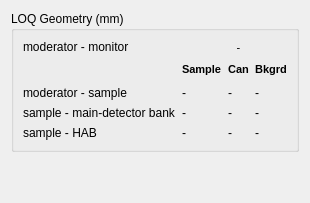
          <widget class="QWidget" name="page_3">
           <layout class="QGridLayout" name="gridLayout_6">
            <item row="0" column="0">
             <widget class="QGroupBox" name="loq_geometry">
              <property name="title">
               <string>LOQ Geometry (mm)</string>
              </property>
              <property name="checkable">
               <bool>false</bool>
              </property>
              <layout class="QGridLayout" name="gridLayout_7">
               <item row="1" column="0">
                <spacer name="horizontalSpacer_22">
                 <property name="orientation">
                  <enum>Qt::Horizontal</enum>
                 </property>
                 <property name="sizeType">
                  <enum>QSizePolicy::Fixed</enum>
                 </property>
                 <property name="sizeHint" stdset="0">
                  <size>
                   <width>140</width>
                   <height>20</height>
                  </size>
                 </property>
                </spacer>
               </item>
               <item row="1" column="1">
                <widget class="QLabel" name="label_52">
                 <property name="text">
                  <string>&lt;!DOCTYPE HTML PUBLIC &quot;-//W3C//DTD HTML 4.0//EN&quot; &quot;http://www.w3.org/TR/REC-html40/strict.dtd&quot;&gt;
&lt;html&gt;&lt;head&gt;&lt;meta name=&quot;qrichtext&quot; content=&quot;1&quot; /&gt;&lt;style type=&quot;text/css&quot;&gt;
p, li { white-space: pre-wrap; }
&lt;/style&gt;&lt;/head&gt;&lt;body style=&quot; font-family:'MS Shell Dlg 2'; font-size:8.25pt; font-weight:400; font-style:normal;&quot;&gt;
&lt;p style=&quot; margin-top:0px; margin-bottom:0px; margin-left:0px; margin-right:0px; -qt-block-indent:0; text-indent:0px;&quot;&gt;&lt;span style=&quot; font-size:8pt; font-weight:600;&quot;&gt;Sample&lt;/span&gt;&lt;/p&gt;&lt;/body&gt;&lt;/html&gt;</string>
                 </property>
                </widget>
               </item>
               <item row="1" column="2">
                <widget class="QLabel" name="label_53">
                 <property name="text">
                  <string>&lt;!DOCTYPE HTML PUBLIC &quot;-//W3C//DTD HTML 4.0//EN&quot; &quot;http://www.w3.org/TR/REC-html40/strict.dtd&quot;&gt;
&lt;html&gt;&lt;head&gt;&lt;meta name=&quot;qrichtext&quot; content=&quot;1&quot; /&gt;&lt;style type=&quot;text/css&quot;&gt;
p, li { white-space: pre-wrap; }
&lt;/style&gt;&lt;/head&gt;&lt;body style=&quot; font-family:'MS Shell Dlg 2'; font-size:8.25pt; font-weight:400; font-style:normal;&quot;&gt;
&lt;p style=&quot; margin-top:0px; margin-bottom:0px; margin-left:0px; margin-right:0px; -qt-block-indent:0; text-indent:0px;&quot;&gt;&lt;span style=&quot; font-size:8pt; font-weight:600;&quot;&gt;Can&lt;/span&gt;&lt;/p&gt;&lt;/body&gt;&lt;/html&gt;</string>
                 </property>
                 <property name="alignment">
                  <set>Qt::AlignCenter</set>
                 </property>
                </widget>
               </item>
               <item row="2" column="0">
                <widget class="QLabel" name="label_54">
                 <property name="sizePolicy">
                  <sizepolicy hsizetype="Preferred" vsizetype="Preferred">
                   <horstretch>0</horstretch>
                   <verstretch>0</verstretch>
                  </sizepolicy>
                 </property>
                 <property name="text">
                  <string>moderator - sample</string>
                 </property>
                </widget>
               </item>
               <item row="2" column="1">
                <widget class="QLabel" name="dist_sample_ms">
                 <property name="text">
                  <string>-</string>
                 </property>
                 <property name="alignment">
                  <set>Qt::AlignLeading|Qt::AlignLeft|Qt::AlignVCenter</set>
                 </property>
                 <property name="textInteractionFlags">
                  <set>Qt::LinksAccessibleByMouse</set>
                 </property>
                </widget>
               </item>
               <item row="2" column="2">
                <widget class="QLabel" name="dist_can_ms">
                 <property name="text">
                  <string>-</string>
                 </property>
                 <property name="alignment">
                  <set>Qt::AlignLeading|Qt::AlignLeft|Qt::AlignVCenter</set>
                 </property>
                 <property name="textInteractionFlags">
                  <set>Qt::LinksAccessibleByMouse</set>
                 </property>
                </widget>
               </item>
               <item row="3" column="2">
                <widget class="QLabel" name="dist_can_mdb">
                 <property name="text">
                  <string>-</string>
                 </property>
                 <property name="alignment">
                  <set>Qt::AlignLeading|Qt::AlignLeft|Qt::AlignVCenter</set>
                 </property>
                </widget>
               </item>
               <item row="3" column="1">
                <widget class="QLabel" name="dist_smp_mdb">
                 <property name="text">
                  <string>-</string>
                 </property>
                 <property name="alignment">
                  <set>Qt::AlignLeading|Qt::AlignLeft|Qt::AlignVCenter</set>
                 </property>
                </widget>
               </item>
               <item row="4" column="0">
                <widget class="QLabel" name="label_61">
                 <property name="sizePolicy">
                  <sizepolicy hsizetype="Preferred" vsizetype="Preferred">
                   <horstretch>0</horstretch>
                   <verstretch>0</verstretch>
                  </sizepolicy>
                 </property>
                 <property name="text">
                  <string>sample - HAB</string>
                 </property>
                </widget>
               </item>
               <item row="4" column="1">
                <widget class="QLabel" name="dist_smp_hab">
                 <property name="text">
                  <string>-</string>
                 </property>
                 <property name="alignment">
                  <set>Qt::AlignLeading|Qt::AlignLeft|Qt::AlignVCenter</set>
                 </property>
                </widget>
               </item>
               <item row="4" column="2">
                <widget class="QLabel" name="dist_can_hab">
                 <property name="text">
                  <string>-</string>
                 </property>
                 <property name="alignment">
                  <set>Qt::AlignLeading|Qt::AlignLeft|Qt::AlignVCenter</set>
                 </property>
                </widget>
               </item>
               <item row="1" column="3">
                <widget class="QLabel" name="label_62">
                 <property name="text">
                  <string>&lt;!DOCTYPE HTML PUBLIC &quot;-//W3C//DTD HTML 4.0//EN&quot; &quot;http://www.w3.org/TR/REC-html40/strict.dtd&quot;&gt;
&lt;html&gt;&lt;head&gt;&lt;meta name=&quot;qrichtext&quot; content=&quot;1&quot; /&gt;&lt;style type=&quot;text/css&quot;&gt;
p, li { white-space: pre-wrap; }
&lt;/style&gt;&lt;/head&gt;&lt;body style=&quot; font-family:'MS Shell Dlg 2'; font-size:8.25pt; font-weight:400; font-style:normal;&quot;&gt;
&lt;p style=&quot; margin-top:0px; margin-bottom:0px; margin-left:0px; margin-right:0px; -qt-block-indent:0; text-indent:0px;&quot;&gt;&lt;span style=&quot; font-size:8pt; font-weight:600;&quot;&gt;Bkgrd&lt;/span&gt;&lt;/p&gt;&lt;/body&gt;&lt;/html&gt;</string>
                 </property>
                 <property name="alignment">
                  <set>Qt::AlignCenter</set>
                 </property>
                </widget>
               </item>
               <item row="2" column="3">
                <widget class="QLabel" name="dist_bkgd_ms">
                 <property name="text">
                  <string>-</string>
                 </property>
                 <property name="alignment">
                  <set>Qt::AlignLeading|Qt::AlignLeft|Qt::AlignVCenter</set>
                 </property>
                 <property name="textInteractionFlags">
                  <set>Qt::LinksAccessibleByMouse</set>
                 </property>
                </widget>
               </item>
               <item row="3" column="3">
                <widget class="QLabel" name="dist_bkgd_mdb">
                 <property name="text">
                  <string>-</string>
                 </property>
                 <property name="alignment">
                  <set>Qt::AlignLeading|Qt::AlignLeft|Qt::AlignVCenter</set>
                 </property>
                </widget>
               </item>
               <item row="4" column="3">
                <widget class="QLabel" name="dist_bkgd_hab">
                 <property name="text">
                  <string>-</string>
                 </property>
                 <property name="alignment">
                  <set>Qt::AlignLeading|Qt::AlignLeft|Qt::AlignVCenter</set>
                 </property>
                </widget>
               </item>
               <item row="0" column="0">
                <widget class="QLabel" name="label_63">
                 <property name="text">
                  <string>moderator - monitor </string>
                 </property>
                </widget>
               </item>
               <item row="0" column="2">
                <widget class="QLabel" name="dist_mod_mon">
                 <property name="font">
                  <font>
                   <pointsize>8</pointsize>
                   <weight>50</weight>
                   <bold>false</bold>
                  </font>
                 </property>
                 <property name="text">
                  <string>-</string>
                 </property>
                 <property name="alignment">
                  <set>Qt::AlignCenter</set>
                 </property>
                 <property name="textInteractionFlags">
                  <set>Qt::LinksAccessibleByMouse</set>
                 </property>
                </widget>
               </item>
               <item row="3" column="0">
                <widget class="QLabel" name="label_55">
                 <property name="sizePolicy">
                  <sizepolicy hsizetype="Preferred" vsizetype="Preferred">
                   <horstretch>0</horstretch>
                   <verstretch>0</verstretch>
                  </sizepolicy>
                 </property>
                 <property name="text">
                  <string>sample - main-detector bank</string>
                 </property>
                </widget>
               </item>
              </layout>
             </widget>
            </item>
            <item row="1" column="0">
             <spacer name="verticalSpacer">
              <property name="orientation">
               <enum>Qt::Vertical</enum>
              </property>
              <property name="sizeHint" stdset="0">
               <size>
                <width>20</width>
                <height>40</height>
               </size>
              </property>
             </spacer>
            </item>
           </layout>
          </widget>
